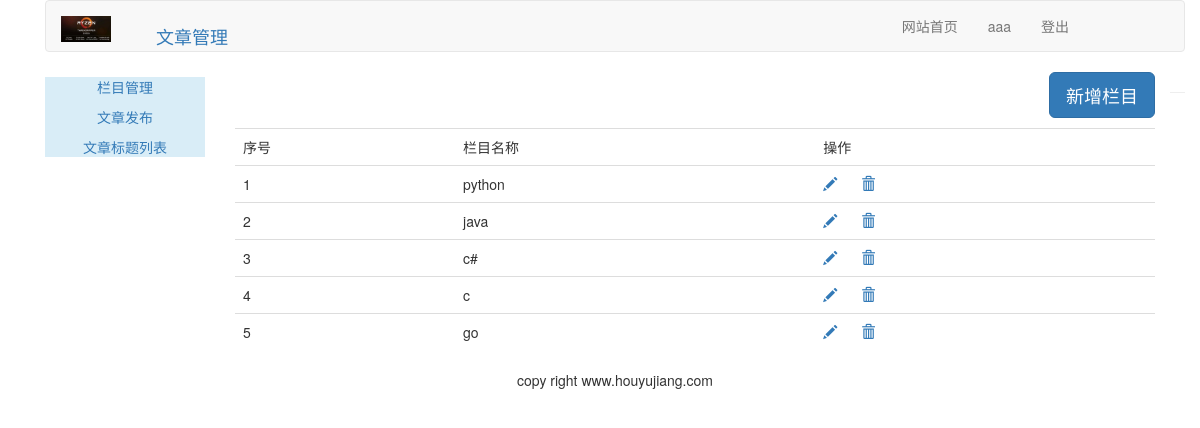
Before: /article/article-cloumn/ (signed in) with the older database file.
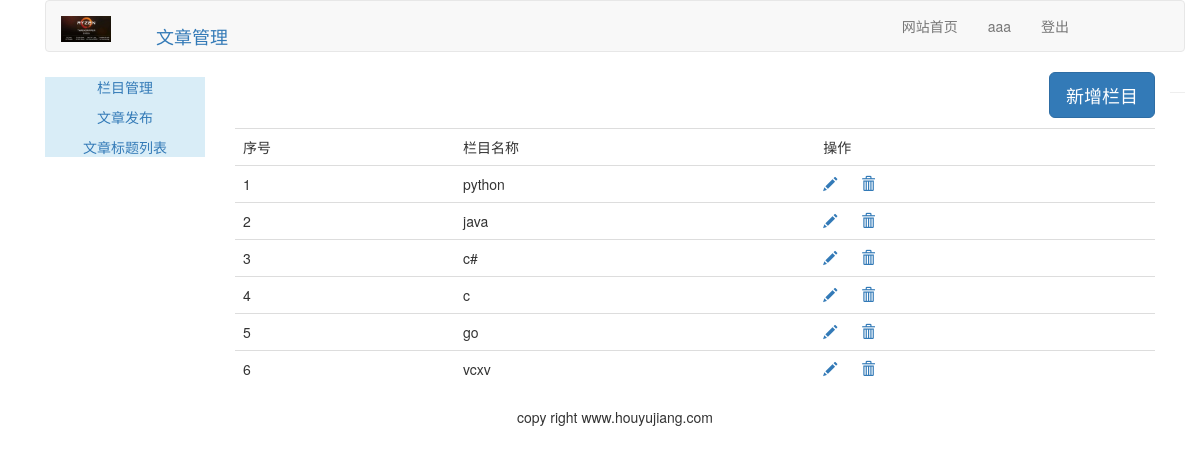
After: the same page with the newer database file.
### article/models.py (models this page shows, shortened)
class ArticleColumn(models.Model):
    user = models.ForeignKey(User,related_name='article_column')
    column = models.CharField(max_length=200)
    created = models.DateField(auto_now_add=True)

### article/views.py (the view, shortened to what this page needs)
@login_required(login_url='/account/login')
@csrf_exempt
def article_column(request):
    if request.method == 'GET':
        columns = ArticleColumn.objects.filter(user = request.user)
        column_form = ArticleColumnForm()
        return render(request,'article/column/article_column.html',{'columns':columns,'column_form':column_form})

### templates/article/column/article_column.html (shortened to what this page needs)
{% extends 'article/base.html' %}
{% load staticfiles %}
{% block content %}
<div >
    <p class="text-right"><button id="add_column" onclick="add_column()" class="btn btn-primary btn-lg">新增栏目</button></p>
    <table class="table table-hover">
        <tr>
            <td>序号</td>
            <td>栏目名称</td>
            <td>操作</td>
        </tr>
        {% for column in columns %}
        <tr>
            <td>{{ forloop.counter }}</td>
            <td>{{ column.column }}</td>
            <td>
                <a name="edit" href="javascript:" onclick="edit_column(this,{{ column.id }})">
                    <span class="glyphicon glyphicon-pencil"></span>
                </a>
                <a name="delete" href="javascript:" onclick="del_column(this,{{ column.id }})">
                    <span class="glyphicon glyphicon-trash" style="margin-left: 20px"></span>
                </a>
            </td>
        </tr>
            {% empty %}
            <p>还没有设置栏目，博主太懒了</p>
        {% endfor %}
    </table>
</div>
{% endblock %}

Changed rows visible on the page:
added ArticleColumn: column "vcxv"
